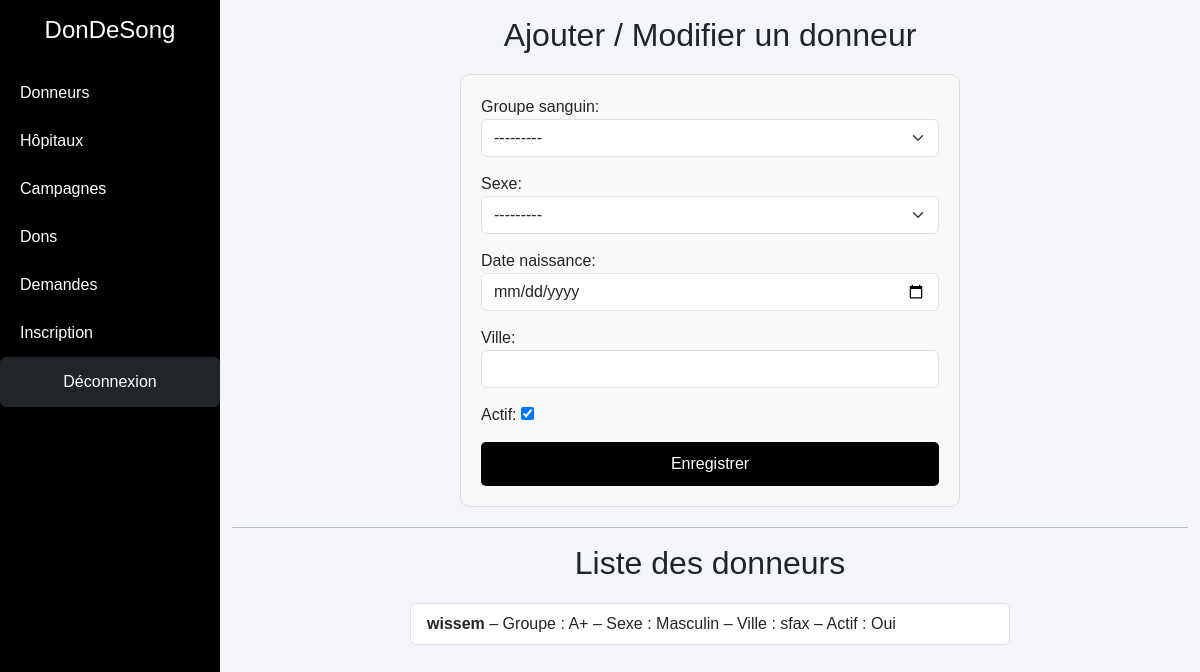
/donneur/ (signed in), run on the app's committed database.
### dondesong/models.py (models this page shows, shortened)
class Donneur(models.Model):
    GROUPE_SANGUIN_CHOICES = [
        ('A+', 'A+'),
        ('A-', 'A-'),
        ('B+', 'B+'),
        ('B-', 'B-'),
        ('AB+', 'AB+'),
        ('AB-', 'AB-'),
        ('O+', 'O+'),
        ('O-', 'O-'),
    ]
    SEXE_CHOICES = [
        ('M', 'Masculin'),
        ('F', 'Féminin'),
    ]
    user = models.OneToOneField(User, on_delete=models.CASCADE)
    groupe_sanguin = models.CharField(
        max_length=3,
        choices=GROUPE_SANGUIN_CHOICES
    )
    sexe = models.CharField(
        max_length=1,
        choices=SEXE_CHOICES
    )
    date_naissance = models.DateField()
    ville = models.CharField(max_length=100)
    actif = models.BooleanField(default=True)

### dondesong/views.py (the view)
# urls.py: path('donneur/', views.donneurs_view, name='donneur'),
@login_required
def donneurs_view(request):
    donneur_existant = Donneur.objects.filter(user=request.user).first()
    if request.method == 'POST':
        form = DonneurForm(request.POST, instance=donneur_existant)
        if form.is_valid():
            donneur = form.save(commit=False)
            donneur.user = request.user
            donneur.save()
            messages.success(request, "Profil donneur enregistré avec succès !")
            return redirect('donneur')
    else:
        form = DonneurForm(instance=donneur_existant)
    donneur = Donneur.objects.all()
    return render(request, 'dondesong/donneur.html', {
        'form': form,
        'donneur': donneur
    })

### dondesong/forms.py
class DonneurForm(forms.ModelForm):
    class Meta:
        model = Donneur
        fields = ['groupe_sanguin', 'sexe', 'date_naissance', 'ville', 'actif']
        widgets = {
            'date_naissance': forms.DateInput(attrs={'type': 'date', 'class': 'form-control'}),
            'groupe_sanguin': forms.Select(attrs={'class': 'form-select'}),
            'sexe': forms.Select(attrs={'class': 'form-select'}),
            'ville': forms.TextInput(attrs={'class': 'form-control'}),
        }

### dondesong/templates/dondesong/donneur.html (shortened to what this page needs)
{% extends 'dondesong/base.html' %}
{% block content %}
<h2 class="text-center">Ajouter / Modifier un donneur</h2>
<form method="post">
    {{ form.as_p }}
    <button type="submit">Enregistrer</button>
</form>
<hr>
<h2 class="text-center">Liste des donneurs</h2>
<ul class="list-group">
    {% for d in donneur %}
        <li class="list-group-item">
            <strong>{{ d.user.username }}</strong>
            – Groupe : {{ d.groupe_sanguin }}
            – Sexe : {{ d.get_sexe_display }}
            – Ville : {{ d.ville }}
            – Actif : {{ d.actif|yesno:"Oui,Non" }}
        </li>
    {% empty %}
        <p class="text-center text-muted">Aucun donneur enregistré.</p>
    {% endfor %}
</ul>
{% endblock %}

### dondesong/static/css/base.css (style rules this page uses)
body { margin: 0; font-family: Arial, sans-serif; background-color: #f4f6f9; }

### dondesong/templates/dondesong/donneur.html (style rules this page uses)
form { max-width: 500px; margin: 20px auto; padding: 20px; border: 1px solid #ddd; border-radius: 10px; background-color: #f9f9f9; }
form p { margin-bottom: 15px; }
button { width: 100%; padding: 10px; background-color: #000000; color: white; border: none; border-radius: 5px; }
ul { max-width: 600px; margin: 20px auto; padding: 0; }

### data on the page
Donneur: user.username "wissem", groupe_sanguin "A+", sexe "Masculin", ville "sfax", actif "Oui"
